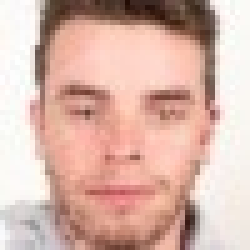
#> input picture faces/1.jpeg, 50 x 50 px (shown 5 times larger); its folder holds only this picture in this run
$ jupyter execute --allow-errors 'Face Recognition with PCA.ipynb'   (shell and % lines are left out)
#> lines starting #> are read from the running program, lines starting #| are printed output that depends on the picture
[cell 1]
import numpy as np
import matplotlib.pyplot as plt
import cv2
import os

Step 1:  collect 10 images of faces (training faces)

[cell 2]
faces_folder = 'faces'
face_files = os.listdir(faces_folder)

Step 2:  resize the image to 50 x 50.

Step 3:  convert the images to gray scale images.

[cell 3]
training_images = []
for file in face_files:
    image = cv2.imread(os.path.join(faces_folder, file))
#> image is the input picture: shape (50, 50, 3); mean B, G, R 170.1, 181.2, 217
    image = cv2.cvtColor(image, cv2.COLOR_BGR2GRAY)
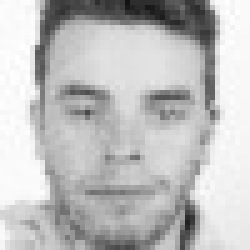
#> image: shape (50, 50) (shown 5 times larger); min 18, max 255, mean 190.7
    resized_image = cv2.resize(image, (50, 50))
    training_images.append(resized_image)

Step 4: for each image, get the pixels values. Now you will have 50 x 50 pixels.

[cell 4]
face_pixels = np.array([image.flatten() for image in training_images])

Step 5:  represent every image I as a vector T.

[cell 5]
face_vectors = np.array(face_pixels).T
#> face_vectors = 2500 values, max 255 at index 147, min 18 at index 25, mean 190.7

Step 6:  compute the face vectors i.e. form a matrix that have each image vector in each
column and compute the mean face. Display that face.

[cell 6]
mean_face = np.mean(face_vectors, axis=1)
#> mean_face has the same summary as face_vectors
mean_face_image = np.reshape(mean_face, (50, 50))
plt.imshow(mean_face_image, cmap = 'gray')

Step 7:  Subtract the average face vector from the face vectors.

[cell 7]
centered_face_vectors = face_vectors - mean_face[:, np.newaxis]
#> centered_face_vectors = 2500 values from 0 to 0

Step 8:  Calculate the covariance matrix, which results in n x n matrix.

[cell 8]
covariance_matrix = np.cov(centered_face_vectors)
#> covariance_matrix: shape (2500, 2500) float64; every value is NaN or infinite

Step 9:  Calculate the eigenvalues and eigenvectors from the covariance matrix.

#> (a cell that did not finish here is left out)

Step 10: Choose the K best eigenvectors from step-9.

[cell 10]
k = 5
#> (the rest of this cell did not finish here and is left out)

Step 11:  multiply each eigenvalues i.e. eigen vectors with the (face vector -average face
vector) i.e. step-7

#> (a cell that did not finish here is left out)

Step 12:  graphically display each face with respect to the eigenvalues.

[cell 12]
plt.figure(figsize=(12, 8))
#> (the rest of this cell did not finish here and is left out)

Step 13:  read the test image and separate the face from the image. If you already have
a separated face image i.e. image which have a face centered and resized to 50 x 50, you
can skip Step-13.

[cell 13]
test_image = cv2.imread('test.jpeg')
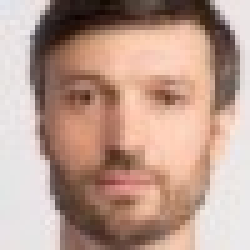
#> input picture test.jpeg, 50 x 50 px (shown 5 times larger)
#> test_image is the input picture: shape (50, 50, 3); mean B, G, R 142.9, 156.4, 187
gray_test_image = cv2.cvtColor(test_image, cv2.COLOR_BGR2GRAY)
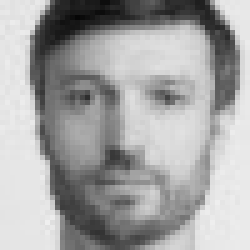
#> gray_test_image: shape (50, 50) (shown 5 times larger); min 6, max 239, mean 164
resized_test_image = cv2.resize(gray_test_image, (50, 50))

Step 14:  calculate the feature vector of the test face and subtract it with the average
face.

[cell 14]
test_pixels = np.array(resized_test_image).flatten()
#> test_pixels = 2500 values, max 239 at index 2209, min 6 at index 165, mean 164
test_vector = test_pixels - mean_face
#> test_vector = 2500 values, max 147 at index 2287, min -206 at index 395, mean -26.67
